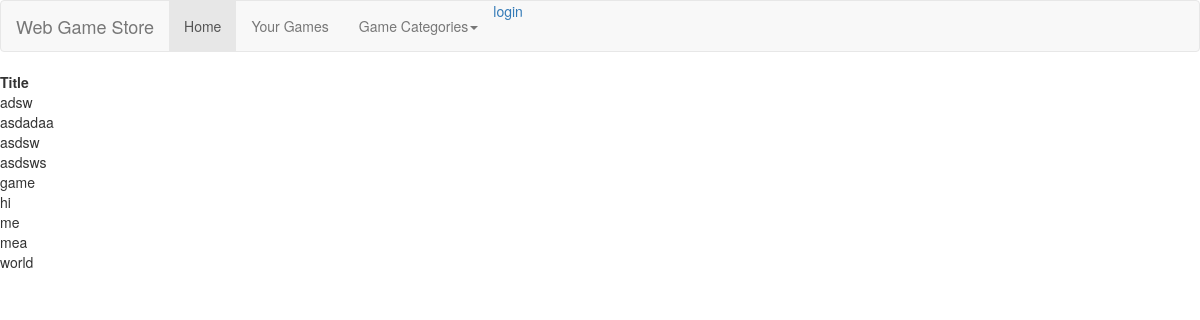
/catalogue/, run on the app's committed database.
### webgamestore/models.py (models this page shows, shortened)
class Game(models.Model):
    categories = models.ManyToManyField(Category)
    players = models.ManyToManyField(Player)
    url = models.URLField(default="www.google.com") #Change this at some point
    sold = models.PositiveIntegerField(default=0)
    title = models.CharField(max_length=64, unique=True)
    developer = models.ForeignKey(Developer, related_name="games")
    price = models.PositiveIntegerField(default=0)
    class Meta:
        ordering = ('title',)
    class AlreadyOwned(Exception):
        pass
    class TitleUsed(Exception):
        pass

### webgamestore/views.py (the view)
# urls.py: url(r'^catalogue/$', views.gameCatalogue),
def gameCatalogue(request):
    nameFilter = ""
    categoryFilter = []
    page = 1
    if 'name' in request.GET:
        nameFilter = request.GET['name']
    if 'category' in request.GET:
        categoryFilter = request.GET.getlist('category')
    if 'page' in request.GET:
        page = request.GET['page']
    games = Category.search(nameFilter, categoryFilter, page, 10)
    titles = [game.title for game in games]
    return render(request, "catalogue.html", dict(titles=titles))

### webgamestore/models.py (called while the page is built)
    def search(name, categories, page, count):
        if name != "":
            games = Game.objects.filter(title__icontains=name)
            if categories != []:
                for category in categories:
                    games = games.filter(categories__category__in=[category])
            return games[(page-1) * count:page * count]
        if categories != []:
            games = Game.objects.filter(categories__category__in=[categories[0]])
            for category in categories[1:]:
                games = games.filter(categories__category__in=[category])
            return games.order_by('title')[(page-1) * count:page * count]
        return Game.objects.all()[(page-1) * count:page * count]

### webgamestore/templates/catalogue.html
{% extends 'website_frame.html' %}
{% block content %}
<div>
  {% if titles%}
  <table>
    <tr>
      <th> Title </th>
    </tr>
    {% for title in titles%}
    <tr>
      <td> {{title}} </td>
    </tr>
    {% endfor %}
  </table>
  {% else %}
  No games
  {% endif %}
</div>
</body>
{% endblock %}

### data on the page
Game: titles "adsw"
Game: titles "asdadaa"
Game: titles "asdsw"
Game: titles "asdsws"
Game: titles "game"
Game: titles "hi"
Game: titles "me"
Game: titles "mea"
Game: titles "world"
